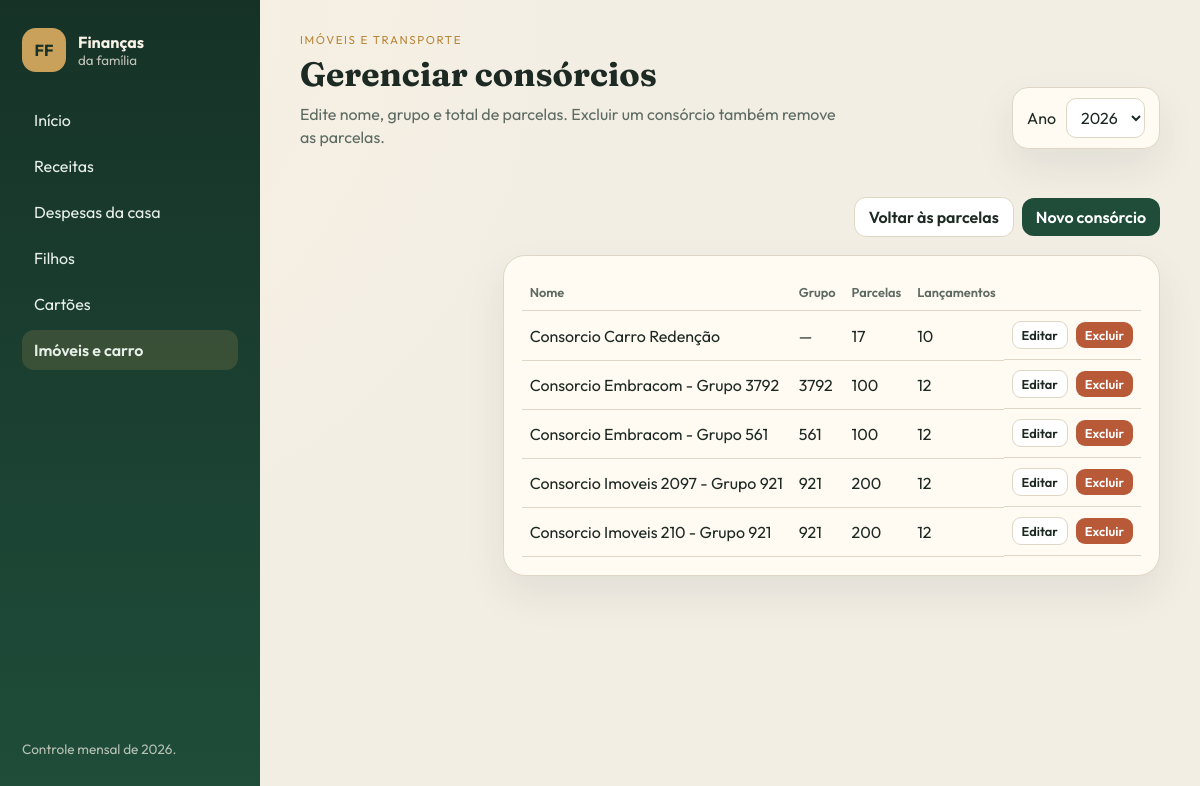
/imoveis-transporte/cadastros/, run on the app's committed database.
### imoveis_transporte/models.py (models this page shows, shortened)
class Consorcio(models.Model):
    nome = models.CharField(max_length=120, unique=True)
    grupo = models.CharField(max_length=80, blank=True)
    total_parcelas = models.PositiveIntegerField(null=True, blank=True)
    class Meta:
        ordering = ['nome']
        verbose_name = 'Consórcio'
        verbose_name_plural = 'Consórcios'

### imoveis_transporte/views.py (the view)
# urls.py: path('cadastros/', views.cadastros_consorcios, name='cadastros'),
def cadastros_consorcios(request):
    return render(request, 'imoveis_transporte/cadastros.html', {
        'consorcios': Consorcio.objects.all(),
        'voltar': url_filtrada(request, 'imoveis_transporte:lista'),
    })

### inicio/context_processors.py (called while the page is built)
def _anos_disponiveis(ano_selecionado):
    try:
        anos = list(Ano.objects.filter(ativo=True).values_list('numero', flat=True))
    except (OperationalError, ProgrammingError):
        anos = []
    if not anos:
        anos = list(range(ANO_PADRAO - 1, ANO_PADRAO + 3))
    if ano_selecionado not in anos:
        anos = sorted(anos + [ano_selecionado])
    return anos

def financeiro(request):
    try:
        ano = int(request.GET.get('ano', ANO_PADRAO))
    except (TypeError, ValueError):
        ano = ANO_PADRAO
    try:
        cartoes = list(Cartao.objects.values('id', 'nome'))
    except (OperationalError, ProgrammingError):
        cartoes = []
    hoje = date.today()
    return {
        'ano_selecionado': ano,
        'meses_nav': MESES,
        'anos_disponiveis': _anos_disponiveis(ano),
        'status_choices': STATUS_CHOICES,
        'status_pagamento': STATUS_PAGAMENTO,
        'status_receita': STATUS_RECEITA_CHOICES,
        'cartoes_json': cartoes,
        'hoje': hoje,
        'mes_atual': hoje.month,
        'ano_atual': hoje.year,
    }

### inicio/filtros.py (called while the page is built)
def filtros_request(request, extras=None):
    dados = {}
    for chave in FILTRO_KEYS:
        valor = request.GET.get(chave)
        if valor not in (None, ''):
            dados[chave] = valor
    if extras:
        for chave, valor in extras.items():
            if valor not in (None, ''):
                dados[chave] = valor
            else:
                dados.pop(chave, None)
    return dados

def url_filtrada(request, url_name, extras=None):
    url = reverse(url_name)
    query = urlencode(filtros_request(request, extras))
    return f'{url}?{query}' if query else url

### templates/imoveis_transporte/cadastros.html (shortened to what this page needs)
{% extends "base.html" %}
{% block kicker %}Imóveis e transporte{% endblock %}
{% block heading %}Gerenciar consórcios{% endblock %}
{% block intro %}
    <p class="intro-pagina">Edite nome, grupo e total de parcelas. Excluir um consórcio também remove as parcelas.</p>
{% endblock %}
{% block content %}
<div class="acoes-pagina">
    <a class="botao-secundario" href="{{ voltar }}">Voltar às parcelas</a>
    <a class="botao" href="{% url 'imoveis_transporte:consorcio_novo' %}">Novo consórcio</a>
</div>
<div class="card">
    <div class="tabela-wrap">
        <table>
            <thead>
                <tr>
                    <th>Nome</th>
                    <th>Grupo</th>
                    <th>Parcelas</th>
                    <th>Lançamentos</th>
                    <th></th>
                </tr>
            </thead>
            <tbody>
                {% for consorcio in consorcios %}
                    <tr>
                        <td>{{ consorcio.nome }}</td>
                        <td>{{ consorcio.grupo|default:'—' }}</td>
                        <td>{{ consorcio.total_parcelas|default:'—' }}</td>
                        <td>{{ consorcio.parcelas.count }}</td>
                        <td class="acoes">
                            <a class="botao-secundario botao-pequeno" href="{% url 'imoveis_transporte:consorcio_editar' consorcio.pk %}">Editar</a>
                            <a class="botao-perigo botao-pequeno" href="{% url 'imoveis_transporte:consorcio_excluir' consorcio.pk %}">Excluir</a>
                        </td>
                    </tr>
                {% empty %}
                    <tr><td colspan="5">Nenhum consórcio cadastrado.</td></tr>
                {% endfor %}
            </tbody>
        </table>
    </div>
</div>
{% endblock %}

### static/css/app.css (style rules this page uses)
:root { --bg: #f3eee4; --paper: #fffaf2; --ink: #1d2a24; --muted: #5d6b63; --line: #e0d6c6; --forest: #1f4d3a; --forest-2: #2f6a50; --sage: #d7eadc; --gold: #b8873a; --terracotta: #b85a38; --ok: #2f6a50; --warn: #b85a38; --card: #c9782b; --shadow: 0 18px 40px rgba(31, 44, 36, 0.08); }
* { box-sizing: border-box; }
html, body { margin: 0; padding: 0; }
body { font-family: Outfit, sans-serif; background: radial-gradient(circle at top left, #f8f1e3, var(--bg) 40%); color: var(--ink); }
a { color: inherit; }
.card { background: var(--paper); border: 1px solid var(--line); border-radius: 22px; padding: 18px; box-shadow: var(--shadow); }
.acoes-pagina, .chips, .acoes { display: flex; flex-wrap: wrap; gap: 8px; align-items: center; }
.acoes-pagina { justify-content: flex-end; margin-bottom: 18px; }
.botao, button, .botao-secundario, .botao-perigo { display: inline-flex; align-items: center; justify-content: center; text-decoration: none; border: 0; cursor: pointer; border-radius: 12px; padding: 9px 14px; font: inherit; font-weight: 600; }
.botao { background: var(--forest); color: #fff; }
.botao-secundario { background: white; border: 1px solid var(--line); color: var(--ink); }
.botao-perigo { background: var(--terracotta); color: white; }
.botao-pequeno { padding: 5px 9px; font-size: 0.8rem; border-radius: 9px; }
.tabela-wrap { overflow-x: auto; }
table { width: 100%; border-collapse: collapse; }
th, td { text-align: left; padding: 10px 8px; border-bottom: 1px solid var(--line); vertical-align: middle; }
th { font-size: 0.8rem; color: var(--muted); font-weight: 600; }
.intro-pagina { margin: 8px 0 0; color: var(--muted); max-width: 52ch; line-height: 1.45; }
table a { color: var(--forest); font-weight: 600; text-decoration: none; }

### data on the page
Consorcio: nome "Consorcio Carro Redenção", grupo "—", total_parcelas "17", parcelas.count "10"
Consorcio: nome "Consorcio Embracom - Grupo 3792", grupo "3792", total_parcelas "100", parcelas.count "12"
Consorcio: nome "Consorcio Embracom - Grupo 561", grupo "561", total_parcelas "100", parcelas.count "12"
Consorcio: nome "Consorcio Imoveis 2097 - Grupo 921", grupo "921", total_parcelas "200", parcelas.count "12"
Consorcio: nome "Consorcio Imoveis 210 - Grupo 921", grupo "921", total_parcelas "200", parcelas.count "12"

### other printed values
{{ ano_selecionado }} "2026"
form field ano "2026"
